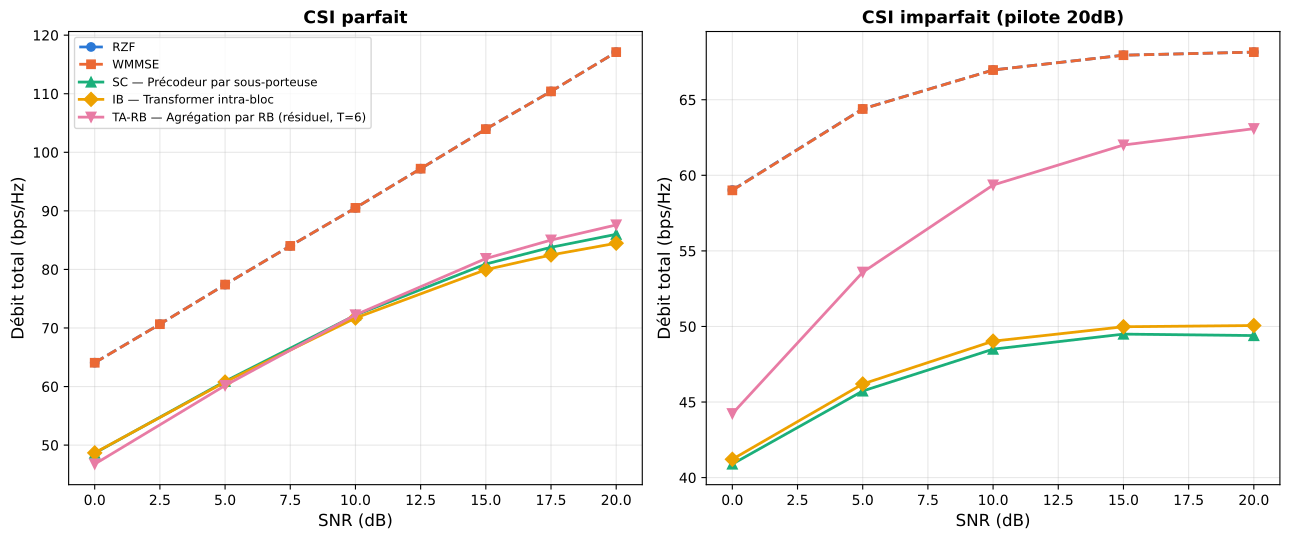

Recreate this plot in Python.
"""
figA_sumrate_csi_perfect.py — Figure A, UMi MASSIVE (M=64, K=8), double
panneau (gauche : CSI parfait, droite : CSI imparfait pilote 20dB).
RZF, WMMSE, SC, IB, TA-RB (T=6 -- seul T entraîné à cette échelle, pas
de T-sweep MASSIVE). Les 3 architectures neuronales sont à budget
étendu cohérent (10 warmup + 160 finetune, cf. SESSION_LOG_20260808.md
"MASSIVE — les 3 architectures à budget étendu cohérent").

Pas de zoom (les 5 courbes restent bien séparées à cette échelle,
contrairement à umi_standard).

Usage: python3 figA_sumrate_csi_perfect.py  (depuis son propre dossier, CPU)
"""
import json
import numpy as np
import matplotlib
matplotlib.use('Agg')
import matplotlib.pyplot as plt

DATA_DIR = '../../'

COLORS = {'RZF': '#2a78d6', 'WMMSE': '#eb6834', 'SC': '#1baf7a', 'IB': '#eda100', 'TA-RB': '#e87ba4'}
MARKERS = {'RZF': 'o', 'WMMSE': 's', 'SC': '^', 'IB': 'D', 'TA-RB': 'v'}
LABELS = {'RZF': 'RZF', 'WMMSE': 'WMMSE',
          'SC': 'SC — Précodeur par sous-porteuse',
          'IB': 'IB — Transformer intra-bloc',
          'TA-RB': 'TA-RB — Agrégation par RB (résiduel, T=6)'}
LINESTYLE = {'RZF': '--', 'WMMSE': '--', 'SC': '-', 'IB': '-', 'TA-RB': '-'}
ARCH_KEY = {'SC': 'single_sc', 'IB': 'intra_rb', 'TA-RB': 'ta_rb_residual'}
CSI_KEY = {'SC': 'SingleSC', 'IB': 'IntraRB', 'TA-RB': 'TA_RB_residual'}

classical = np.load(DATA_DIR + 'classical_comparison_M64K8_true.npy', allow_pickle=True).item()
snr_classical = classical['snr']

neural_evals = {k: json.load(open(DATA_DIR + f'diag_massive_true_{ARCH_KEY[k]}_extbudget.json'))['evals']
                for k in ('SC', 'IB', 'TA-RB')}
snr_neural = sorted(float(s) for s in next(iter(neural_evals.values())).keys())

csi_imp = json.load(open(DATA_DIR + 'diag_csi_imperfect_massive_extbudget_sweep.json'))['pilot_results']['20.0']
snr_csi = sorted(float(s) for s in csi_imp['RZF'].keys())

fig, (ax1, ax2) = plt.subplots(1, 2, figsize=(13, 5.5))

# === panneau gauche : CSI parfait ===
ax1.plot(snr_classical, classical['rzf_full'], color=COLORS['RZF'], marker=MARKERS['RZF'],
         linestyle=LINESTYLE['RZF'], label=LABELS['RZF'], linewidth=2, markersize=6)
ax1.plot(snr_classical, classical['wmmse'], color=COLORS['WMMSE'], marker=MARKERS['WMMSE'],
         linestyle=LINESTYLE['WMMSE'], label=LABELS['WMMSE'], linewidth=2, markersize=6)
for k in ('SC', 'IB', 'TA-RB'):
    y = [neural_evals[k][f'{s:.1f}'] for s in snr_neural]
    ax1.plot(snr_neural, y, color=COLORS[k], marker=MARKERS[k], linestyle=LINESTYLE[k],
             label=LABELS[k], linewidth=2, markersize=7)
ax1.set_xlabel('SNR (dB)', fontsize=12)
ax1.set_ylabel('Débit total (bps/Hz)', fontsize=12)
ax1.set_title('CSI parfait', fontsize=12.5, fontweight='bold')
ax1.legend(fontsize=8.5, loc='upper left')
ax1.grid(True, alpha=0.3)

# === panneau droit : CSI imparfait (pilote 20dB) ===
for k in ('RZF', 'WMMSE', 'SC', 'IB', 'TA-RB'):
    jkey = CSI_KEY.get(k, k)
    y = [csi_imp[jkey][f'{s:.1f}']['pilot'] for s in snr_csi]
    ax2.plot(snr_csi, y, color=COLORS[k], marker=MARKERS[k], linestyle=LINESTYLE[k],
             linewidth=2, markersize=6 if k in ('RZF', 'WMMSE') else 7)
ax2.set_xlabel('SNR (dB)', fontsize=12)
ax2.set_ylabel('Débit total (bps/Hz)', fontsize=12)
ax2.set_title('CSI imparfait (pilote 20dB)', fontsize=12.5, fontweight='bold')
ax2.grid(True, alpha=0.3)

fig.tight_layout()
fig.savefig('figA_sumrate_csi_perfect.png', dpi=200, bbox_inches='tight')
fig.savefig('figA_sumrate_csi_perfect.pdf', bbox_inches='tight')
plt.close(fig)

out = {'perfect': {'RZF': {'snr': list(snr_classical), 'rate': list(classical['rzf_full'])},
                    'WMMSE': {'snr': list(snr_classical), 'rate': list(classical['wmmse'])},
                    **{k: {'snr': snr_neural, 'rate': [neural_evals[k][f'{s:.1f}'] for s in snr_neural]}
                       for k in ('SC', 'IB', 'TA-RB')}},
       'imperfect_pilot20dB': {k: {'snr': snr_csi,
                                    'rate': [csi_imp[CSI_KEY.get(k, k)][f'{s:.1f}']['pilot'] for s in snr_csi]}
                                for k in ('RZF', 'WMMSE', 'SC', 'IB', 'TA-RB')}}
with open('figA_sumrate_csi_perfect.json', 'w') as f:
    json.dump(out, f, indent=2)
print('✅ Figure A (UMi MASSIVE) -> figA_sumrate_csi_perfect.{png,pdf,json}')
